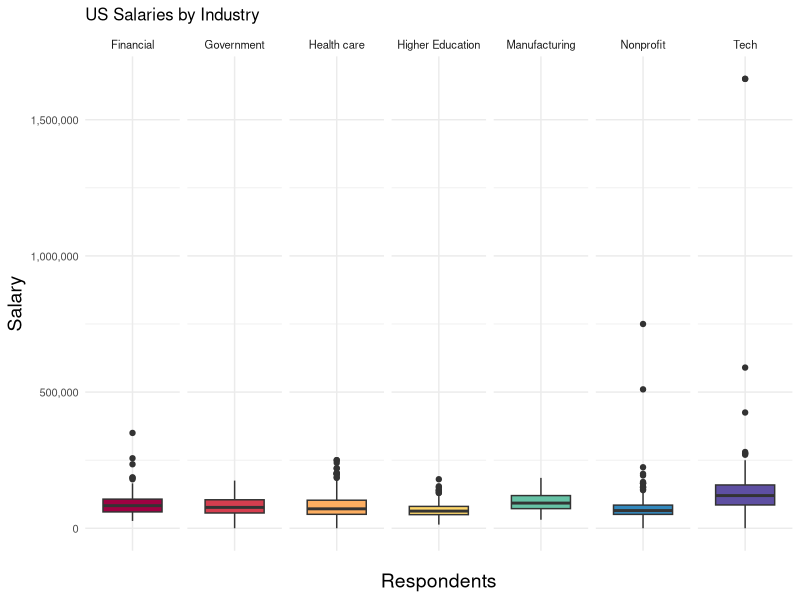
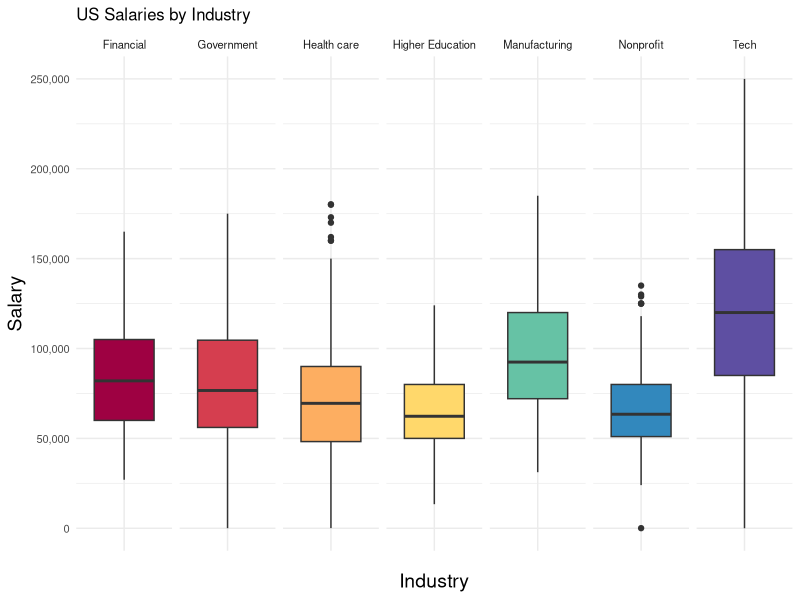
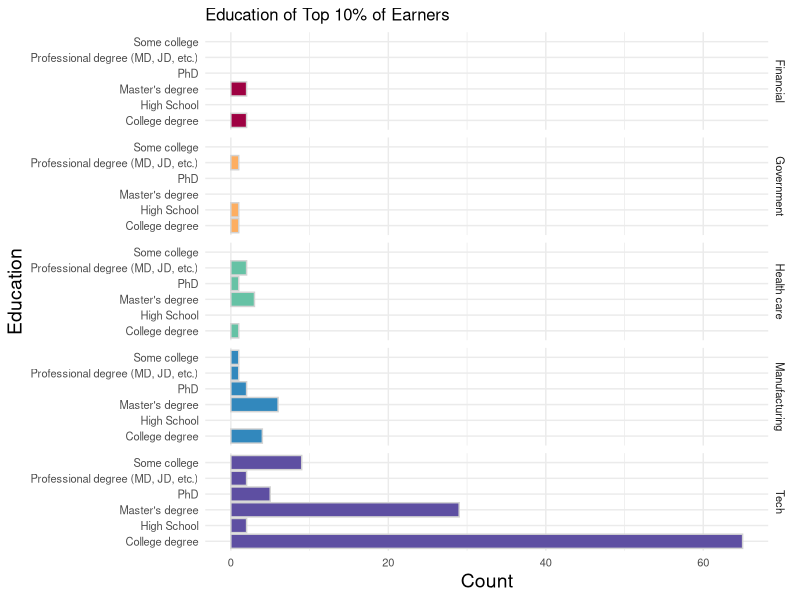
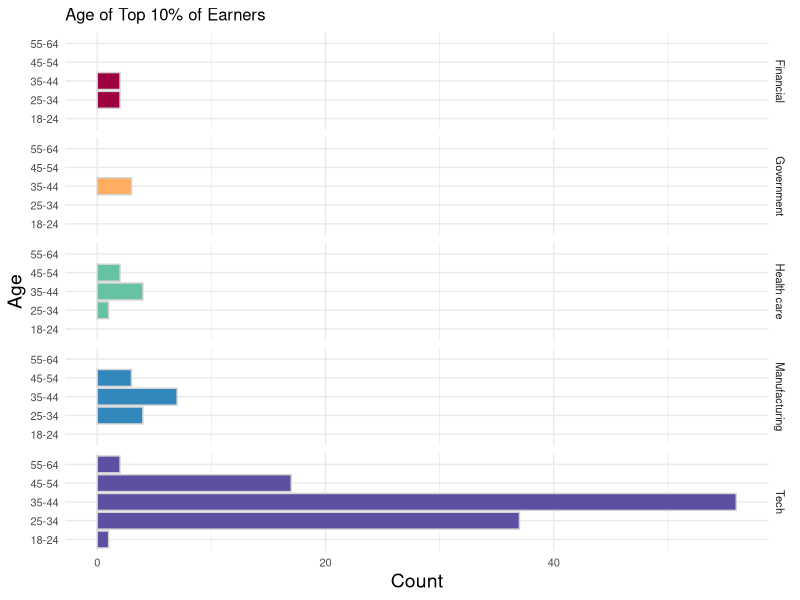
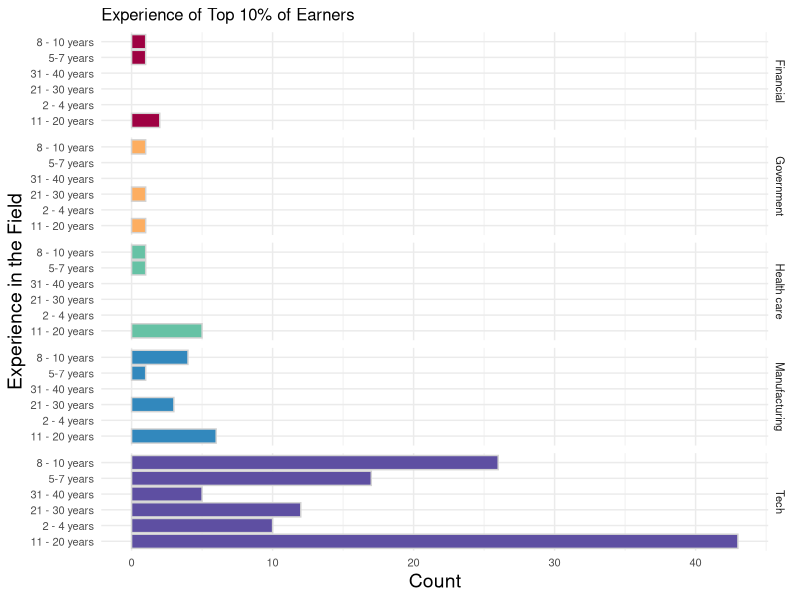
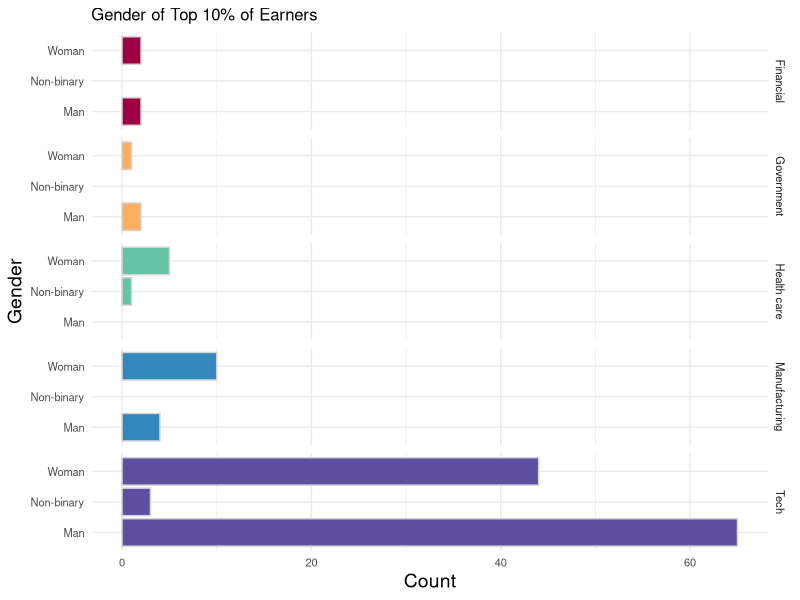
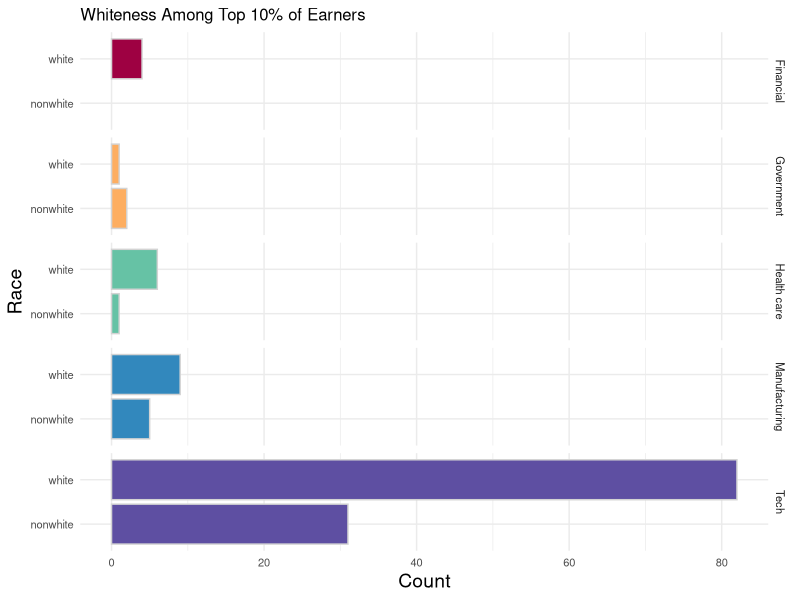
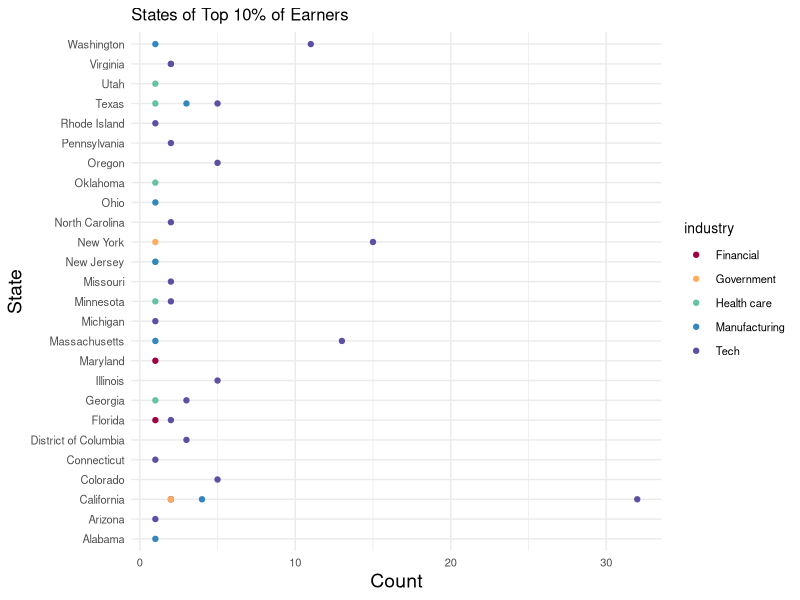

Here is the R script that generated these plots, in order:
## ---- chunk 1
library(ggplot2)
library(tidyverse)
library(scales)
library(psych)
library(ggpubr)
library(car)
library(knitr)
## ---- chunk 2
salaries <- read.csv("clean_salaries.csv")

# remove "X" index column
salaries <- (subset(salaries, select = -c(X)))

# remove where country is not United States
salaries <- salaries[salaries$country == 'United States',]

# remove where currency is not USD
salaries <- salaries[salaries$currency == 'USD',]

# drop other currency column
salaries <- (subset(salaries, select = -c(other_currency)))

# convert categorical variables to factors
salaries$gender <- as.factor(salaries$gender)
salaries$race <- as.factor(salaries$race)
salaries$multiracial <- as.factor(salaries$multiracial)
salaries$state <- as.factor(salaries$state)
salaries$multistate <- as.factor(salaries$multistate)
salaries$industry <- as.factor(salaries$industry)
salaries$age_range <- as.factor(salaries$age_range)
salaries$all_experience <- as.factor(salaries$all_experience)
salaries$field_experience <- as.factor(salaries$field_experience)
salaries$job <- as.factor(salaries$job)
salaries$education.level <- as.factor(salaries$education.level) # column naming?

# Look at white vs. non-white - create categories 
# if white and not multiracial = white, otherwise = nonwhite
white_salaries <- subset(salaries, (multiracial== "No"))
white_salaries <- subset(white_salaries, !(race != "White"))

# create new column for white vs. nonwhite
salaries <- transform(
  salaries, whiteness = ifelse(id %in% white_salaries$id, "white", "nonwhite"))
salaries$whiteness <- as.factor(salaries$whiteness)

# drop race column
salaries <- (subset(salaries, select = -c(race)))

# drop records associated with more than one state 
salaries <- salaries[!(salaries$multistate=="Yes"),]

# drop column for multistate
salaries <- (subset(salaries, select = -c(multistate)))

# drop context columns
salaries <- (subset(salaries, select = -c(income_context)))
salaries <- (subset(salaries, select = -c(job_context)))

# Select industries where there are at least 100 people (meaningful sample of respondents)
# ** Here we create salaries2 **
industry_count <- table(salaries$industry)
salaries2 <- subset(salaries, industry %in% names(industry_count[industry_count > 100]))

# How many industries do we have now? (originally 70)
# length(unique(salaries2$industry)) # down to 7

# remove duplicates
salaries <- salaries[!duplicated(salaries$id), ]

# double check for duplicates
n_occur <- data.frame(table(salaries$id))
# n_occur[n_occur$Freq > 1,] # no duplicates left

## ---- chunk 3
# Start with visual inspection 

# build pretty palette:
ppretty <- c("#9e0142", "#d53e4f", "#fdae61", "#ffd86b", "#66c2a5", "#3288bd", "#5e4fa2")

bp <- ggplot(salaries2, aes(x="", y=annual_salary, group=industry)) + 
  geom_boxplot(aes(fill=industry)) + theme_minimal()
bp <- bp + scale_y_continuous(labels = label_comma())
bp <- bp + facet_grid(. ~ industry)
bp <- bp + scale_fill_manual(values=ppretty)
bp <- bp + theme(legend.position="none") # Remove legend
bp <- bp + theme(text = element_text(size=10), axis.title=element_text(size=14)) 
bp <- bp + labs(title = "US Salaries by Industry", x= "Respondents", y= "Salary")
bp
## ---- chunk 4
# function to replicate outlier conditions
find_outlier <- function(x) {
  return(x < quantile(x, .25) - 1.5*IQR(x) | x > quantile(x, .75) + 1.5*IQR(x))
}

# create column to indicate outliers
salaries2 <- salaries2 %>%
        group_by(industry) %>%
        mutate(outlier = ifelse(find_outlier(annual_salary), "Yes", "No"))

# create subset to work with where the outliers are removed
# ** Here we create salaries3 **
salaries3 <- salaries2[salaries2$outlier == 'No',]

# create a new boxplot using data without outliers
bp2 <- ggplot(salaries3, aes(x="", y=annual_salary, group=industry)) + 
  geom_boxplot(aes(fill=industry)) + theme_minimal()
bp2 <- bp2 + scale_y_continuous(labels = label_comma())
bp2 <- bp2 + facet_grid(. ~ industry)
bp2 <- bp2 + scale_fill_manual(values=ppretty)
bp2 <- bp2 + theme(legend.position="none") # Remove legend
bp2 <- bp2 + theme(text = element_text(size=10), axis.title=element_text(size=14)) 
bp2 <- bp2 + labs(title = "US Salaries by Industry", x= "Industry", y= "Salary")
bp2

## ---- chunk 5
# top 10% overall (independent of industry)
n <- 10
top_10p <- salaries3[salaries3$annual_salary > quantile(salaries3$annual_salary, prob=1-n/100),]
## ---- chunk 6
kable(unique(top_10p$industry)) 
# Manufacturing, Financial, Tech, Government, Health care
# summary(top_10p)
## ---- chunk 7
# find the top 10% of earners within each industry

by_industry <- salaries3 %>% group_by(industry)

top_10p_industry <- by_industry[by_industry$annual_salary > quantile(by_industry$annual_salary, prob=1-n/100),]
## ---- chunk 8
# remove records without answers
top_10p_industry_plot1  <- top_10p_industry[!(top_10p_industry$education.level=="NaN"),]

# new pretty palette
ppretty2 <- c("#9e0142", "#fdae61", "#66c2a5", "#3288bd", "#5e4fa2")

h1 <- ggplot(top_10p_industry_plot1, aes(x=education.level, fill=industry)) + geom_histogram(stat="count", color="lightgrey")
h1 <- h1 + facet_grid(industry ~ .) + coord_flip() + theme_minimal()
h1 <- h1 + scale_fill_manual(values=ppretty2)
h1 <- h1 + theme(legend.position="none") # Remove legend
h1 <- h1 + theme(text = element_text(size=10), axis.title=element_text(size=14)) 
h1 <- h1 + labs(title = "Education of Top 10% of Earners", x= "Education", y= "Count")
h1
## ---- chunk 9
h2 <- ggplot(top_10p_industry, aes(x=age_range, fill=industry)) + geom_histogram(stat="count", color="lightgrey")
h2 <- h2 + facet_grid(industry ~ .) + coord_flip() + theme_minimal()
h2 <- h2 + scale_fill_manual(values=ppretty2)
h2 <- h2 + theme(legend.position="none") # Remove legend
h2 <- h2 + theme(text = element_text(size=10), axis.title=element_text(size=14)) 
h2 <- h2 + labs(title = "Age of Top 10% of Earners", x= "Age", y= "Count")
h2
## ---- chunk 10
h3 <- ggplot(top_10p_industry, aes(x=field_experience, fill=industry)) + geom_histogram(stat="count", color="lightgrey")
h3 <- h3 + facet_grid(industry ~ .) + coord_flip() + theme_minimal()
h3 <- h3 + scale_fill_manual(values=ppretty2)
h3 <- h3 + theme(legend.position="none") # Remove legend
h3 <- h3 + theme(text = element_text(size=10), axis.title=element_text(size=14)) 
h3 <- h3 + labs(title = "Experience of Top 10% of Earners", x= "Experience in the Field", y= "Count")
h3
## ---- chunk 11
# remove records without answers
top_10p_industry_plot2  <- top_10p_industry[!(top_10p_industry$gender=="NaN" | top_10p_industry$gender=="Other or prefer not to answer"),]

h4 <- ggplot(top_10p_industry_plot2, aes(x=gender, fill=industry)) + geom_histogram(stat="count", color="lightgrey")
h4 <- h4 + facet_grid(industry ~ .) + coord_flip() + theme_minimal()
h4 <- h4 + scale_fill_manual(values=ppretty2)
h4 <- h4 + theme(legend.position="none") # Remove legend
h4 <- h4 + theme(text = element_text(size=10), axis.title=element_text(size=14)) 
h4 <- h4 + labs(title = "Gender of Top 10% of Earners", x= "Gender", y= "Count")
h4
## ---- chunk 12
h5 <- ggplot(top_10p_industry, aes(x=whiteness, fill=industry)) + geom_histogram(stat="count", color="lightgrey")
h5 <- h5 + facet_grid(industry ~ .) + coord_flip() + theme_minimal()
h5 <- h5 + scale_fill_manual(values=ppretty2)
h5 <- h5 + theme(legend.position="none") # Remove legend
h5 <- h5 + theme(text = element_text(size=10), axis.title=element_text(size=14)) 
h5 <- h5 + labs(title = "Whiteness Among Top 10% of Earners", x= "Race", y= "Count")
h5
## ---- chunk 13
# remove records without answers
top_10p_industry_plot3  <- top_10p_industry[!(top_10p_industry$state=="NaN"),]

s1 <- ggplot(top_10p_industry_plot3, aes(x=state, fill=industry, color=industry)) + geom_point(stat="count") + coord_flip()
s1 <- s1 + scale_color_manual(values=ppretty2) + theme_minimal()
s1 <- s1 + theme(text = element_text(size=10), axis.title=element_text(size=14)) 
s1 <- s1 + labs(title = "States of Top 10% of Earners", x= "State", y= "Count")
s1
## ---- chunk 14
# Go back to using salaries3 
# remove records without answers

salaries3_gender  <- salaries3[!(salaries3$gender=="NaN" | salaries3$gender=="Other or prefer not to answer" | salaries3$gender=="Non-binary"),] # drop non-binary for two sample t-test
## ---- chunk 15
# check for normal distribution visually
ggqqplot(salaries3_gender$annual_salary) # Not normally distributed

## ---- chunk 16
# use F-test to see if variances are equal between groups
res.ftest <- var.test(annual_salary ~ gender, data = salaries3_gender)
res.ftest # less than the significance level 0.05, therefore there is a significant difference between the two variances.
## ---- chunk 17
# Go back to using salaries
salaries_gender  <- salaries[!(salaries$gender=="NaN" | salaries$gender=="Other or prefer not to answer" | salaries$gender=="Non-binary"),] # drop non-binary for two sample t-test

# Need to remove outliers
# use previously defined outlier function
# create column to indicate outliers
salaries_outliers_removed <- salaries_gender %>%
        mutate(outlier = ifelse(find_outlier(annual_salary), "Yes", "No"))

# create subset to work with where the outliers are removed
salaries_outliers_removed <- salaries_outliers_removed[salaries_outliers_removed$outlier == 'No',]

# check for normal distribution visually
ggqqplot(salaries_outliers_removed$annual_salary) 

## ---- chunk 18
# F-test
res.ftest2 <- var.test(annual_salary ~ gender, data = salaries_outliers_removed)
res.ftest2 # variance differs still, so we can't do a statistical examination

## ---- chunk 19
# comparing just men and women within industries with at least 100 respondents
bp3 <- ggplot(salaries3_gender, aes(x=gender, y=annual_salary, fill=gender)) + 
  # geom_violin(draw_quantiles = c(0.25, 0.5, 0.75)) +
  geom_boxplot(width=0.4) + theme_minimal()
bp3 <- bp3 + scale_y_continuous(labels = label_comma()) 
bp3 <- bp3 + facet_wrap(industry ~ ., ncol=4) 
bp3 <- bp3 + scale_fill_manual(values=ppretty2)
bp3 <- bp3 + theme(legend.position="none")
bp3
## ---- chunk 20
bp4 <- ggplot(salaries_outliers_removed, aes(x=gender, y=annual_salary, fill=gender)) + 
  geom_boxplot(width=0.1) + theme_minimal()
bp4 <- bp4 + scale_y_continuous(labels = label_comma()) 
bp4 <- bp4 + scale_fill_manual(values=ppretty2)
bp4 <- bp4 + labs(title = "US Salaries by Gender", x= "Gender", y= "Salary")
bp4 <- bp4 + theme(legend.position="none")
bp4
## ---- chunk 21
# back to salaries2 (not subset by industries with at least 100 respondents)
# remove outliers
salaries2_outliers_removed <- salaries2 %>%
        mutate(outlier = ifelse(find_outlier(annual_salary), "Yes", "No"))
salaries2_outliers_removed <- salaries2_outliers_removed[salaries2_outliers_removed$outlier == 'No',]


# subset to only entry-level salaries
entry_salaries <- salaries2_outliers_removed[!(salaries2_outliers_removed$field_experience != "1 year or less"),]

# top 10% of entry salaries
n <- 10
entry_top_10p <- entry_salaries[entry_salaries$annual_salary > quantile(entry_salaries$annual_salary, prob=1-n/100),]
## ---- chunk 22
kable(unique(entry_top_10p$industry))
## ---- chunk 23
entry_top_10p <- (subset(entry_top_10p, select = -c(timestamp, country, currency, multiracial, job, outlier, add_compensation)))

kable(entry_top_10p)
## ---- chunk 24
# fig.height= 6.2

salaries2 <- salaries2[!(salaries2$state=="NaN"),]

# remove outliers
salaries2_outliers_removed <- salaries2 %>%
        mutate(outlier = ifelse(find_outlier(annual_salary), "Yes", "No"))
salaries2_outliers_removed <- salaries2_outliers_removed[salaries2_outliers_removed$outlier == 'No',]

# plot the results
bp5 <- ggplot(salaries2_outliers_removed, aes(x=state, y=annual_salary, fill=state)) + 
  geom_boxplot() + theme_minimal() + coord_flip()
bp5 <- bp5 + scale_y_continuous(labels = label_comma())
bp5 <- bp5 + theme(legend.position="none") # Remove legend
bp5 <- bp5 + theme(text = element_text(size=16), axis.title=element_text(size=16)) 
bp5 <- bp5 + labs(title = "US Salaries by State", x= "State", y= "Salary")
bp5 <- bp5 + theme(plot.title = element_text(size=18))
bp5
## ---- chunk 25
# fig.height= 5

nonprofit_data <- filter(salaries2, industry == "Nonprofit")

nonprofit_data_outliers_removed <- nonprofit_data %>%
        mutate(outlier = ifelse(find_outlier(annual_salary), "Yes", "No"))

# create subset to work with where the outliers are removed
nonprofit_data_outliers_removed <- nonprofit_data_outliers_removed[nonprofit_data_outliers_removed$outlier == 'No',]

# plot the results
bp6 <- ggplot(nonprofit_data_outliers_removed, aes(x=state, y=annual_salary, fill=state)) + 
  geom_boxplot() + theme_minimal() + coord_flip()
bp6 <- bp6 + scale_y_continuous(labels = label_comma())
bp6 <- bp6 + theme(legend.position="none") # Remove legend
bp6 <- bp6 + theme(text = element_text(size=16), axis.title=element_text(size=16)) 
bp6 <- bp6 + labs(title = "US Nonprofit Salaries by State", x= "State", y= "Salary")
bp6 <- bp6 + theme(plot.title = element_text(size=18))
bp6
